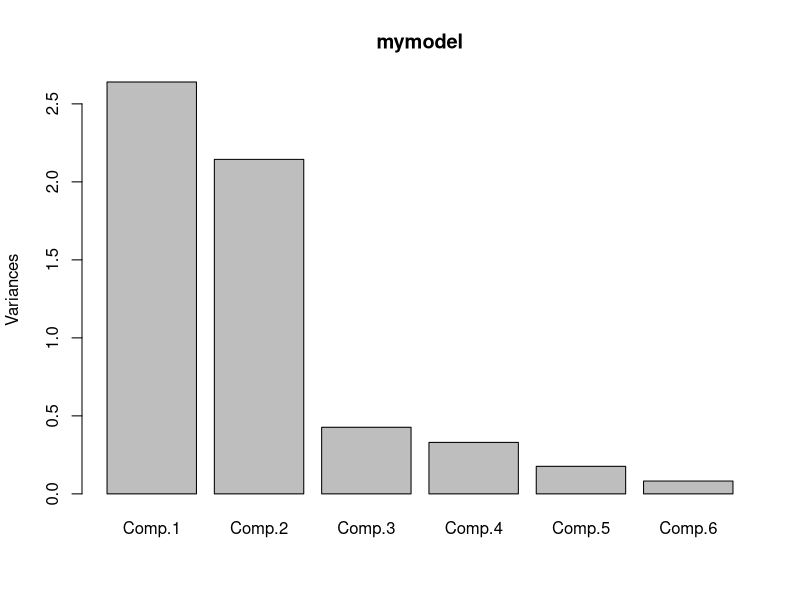
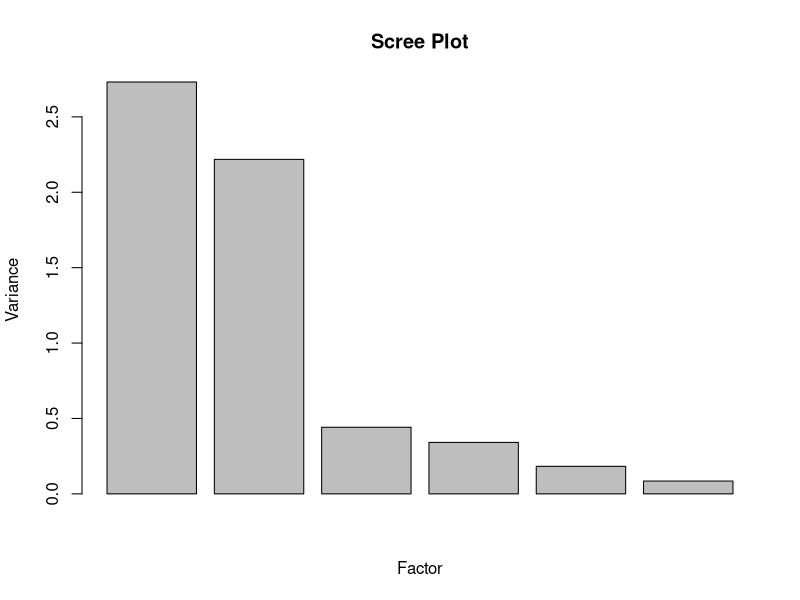
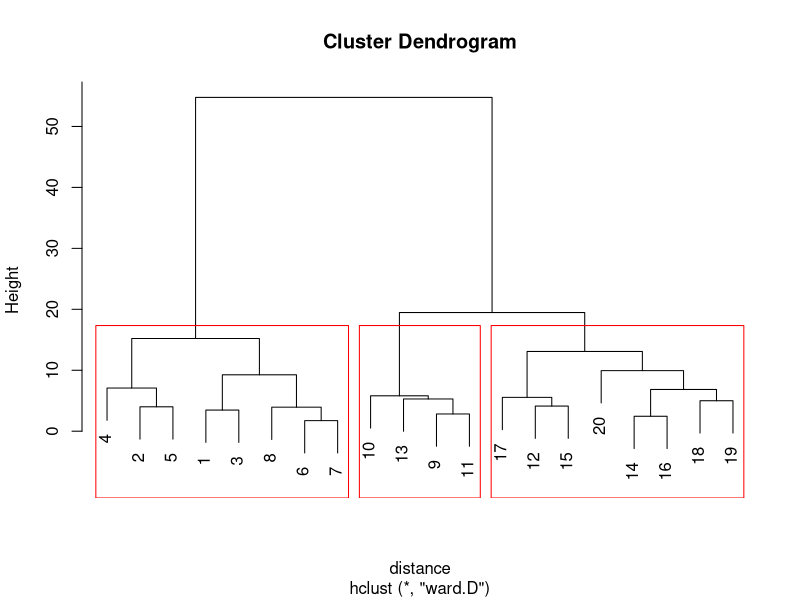
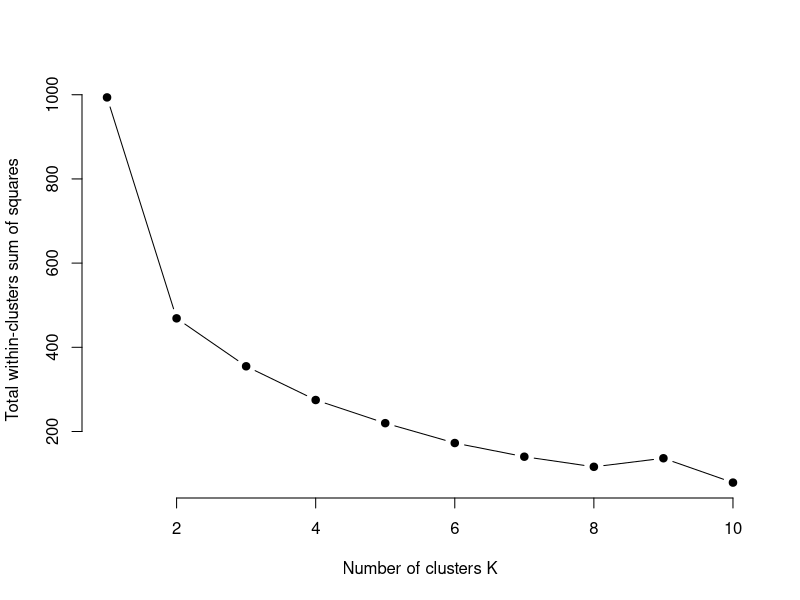

These charts were generated, in order, by the following R code:
##########Principal Components Analysis##########

library(readr)

# Reading the excel file
mydata<- read_csv("PCA_Factor_Analysis_Example.csv")
View(mydata)
mydata = mydata[,2:7]

#Transforming the variables
myzdata = scale(mydata)

#Checking correlation
cor(myzdata)
#The results show high correlation between X1, X3 & X5 and good correlation between X2, X4 & X6

#Fitting & Summarizing the model
mymodel = princomp(myzdata)
summary(mymodel)

#Determine the number of Factors
plot(mymodel)

#Reduced Data Sets
pc = mymodel$scores
cbind(pc[,1],pc[,2] )


############Factor Analysis#############

# Reading the excel file
mydata<- read_csv("PCA_Factor_Analysis_Example.csv")
# View(mydata)
mydata = mydata[,2:7]

#Transforming the variables
myzdata = scale(mydata)

#Checking correlation
cor(myzdata)
#The results show high correlation between X1, X3 & X5 and good correlation between X2, X4 & X6

#Check for Sampling (factor) adequacy

install.packages("psych")

library(psych)
KMO(myzdata)

# Identifying the number of factors  
#Compute eigenvalues
#Choose the factors with eigenvalues > 1

s = cov(myzdata)
s_eigen = eigen(s)
variance = s_eigen$values

#Determine the number of Factors
barplot(variance, xlab = "Factor", ylab = 'Variance', main = "Scree Plot")

#Calculate Factor Scores
mymodel = factanal(myzdata, 2)

#Calculate Factor Scores Rotation
myrotatedmodel = factanal(myzdata, 2, rotation = "varimax", scores = "regression")
myrotatedmodel

#Reduced Data Set
output = myrotatedmodel$scores
output

############Cluster Analysis############

# Reading the excel file
mydata <- read_csv("Cluster_Analysis_Example.csv")
View(mydata)

#Computing the distance
distance = dist(mydata, method = 'euclidean')

#Generate Cluster
mymodel = hclust(distance, method = "ward.D")
#Plot Dendogram
plot(mymodel)

#Deciding the number of clusters
groups = cutree(mymodel, k = 3)
rect.hclust(mymodel, k = 3, border = "red")

#Identification of cluster membership for each record
output = cbind(mydata, groups)
print(output)

#Cluster Profile
aggregate(mydata, by = list(groups), FUN = mean)

## Cluster Analysis using k-mean method ##

mynewmodel = kmeans(mydata,3)
mynewmodel
cluster = mynewmodel$cluster
output = cbind(mydata, cluster)
print(output)

# To find optimum k : Elbow Method
# function to compute total within-cluster sum of square 

wss <- function(k) 
  {
  kmeans(mydata, k, nstart = 1)$tot.withinss
  }
k.values <- 1:10
wss_values <- purrr::map_dbl(k.values, wss)
plot(k.values, wss_values,
     type="b", pch = 19, frame = FALSE, 
     xlab="Number of clusters K",
     ylab="Total within-clusters sum of squares")

################### END ##############################


